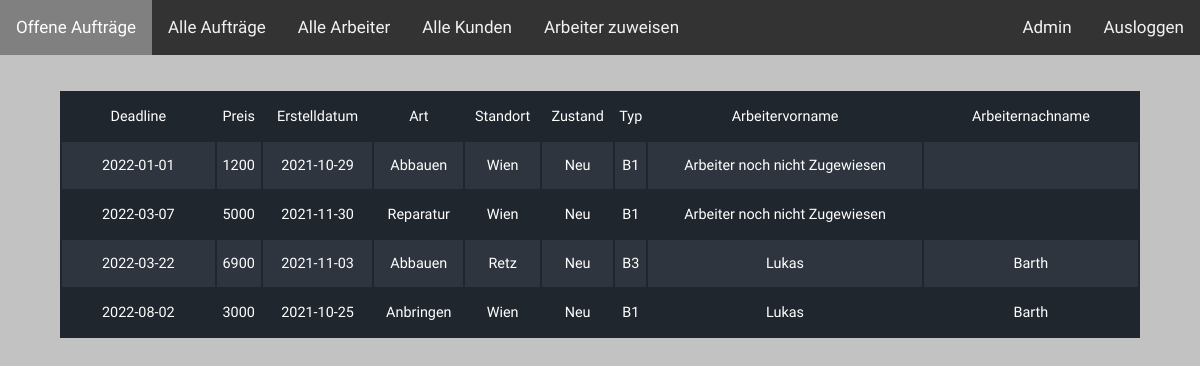
Page /pages/admin_pages/admin.php (signed in) on the committed database.
### tables this page shows
create table Auftrag(
ID int NOT NULL AUTO_INCREMENT,
Preis int NOT NULL,
Erstelldatum DATE,
Deadline DATE NOT NULL,
Art varchar(40), 
Erledigt VARCHAR(1) NOT NULL DEFAULT 'N',
LogoID int NOT NULL,
KundeID int NOT NULL,
ArbeiterID int NOT NULL,
primary key (ID),
FOREIGN KEY (LogoID) REFERENCES Logo(ID),
FOREIGN KEY (KundeID) REFERENCES Kunde(ID),
FOREIGN KEY (ArbeiterID) REFERENCES Arbeiter(ID)
);

create table Logo(
ID int NOT NULL AUTO_INCREMENT,
Standort varchar(40) NOT NULL,
Zustand varchar(40),
Typ varchar(40) NOT NULL,
PRIMARY KEY (ID)
);

create table Arbeiter(
ID int NOT NULL AUTO_INCREMENT,
Vorname varchar(40) NOT NULL,
Nachname varchar(40) NOT NULL,
Telefonnummer varchar(30),
Email varchar(40) NOT NULL,
Passwort varchar(40) NOT NULL,
PRIMARY KEY (ID)
);

### php_functions/session.php (called while the page is built, shortened)
<?php
include "connect.php";
$email_check = $_SESSION["Email"];
$pass_check = $_SESSION["Passwort"];
$mode_check = $_SESSION["Mode"];
if (!($_SESSION["Email"] === "admin@mail.com" && $_SESSION["Passwort"] === "1234")) {
    if ($mode_check === "Arbeiter") {
        $sql = "SELECT * FROM arbeiter WHERE Email='$email_check' AND Passwort='$pass_check'";
    } else {
        $sql = "SELECT * FROM kunde WHERE Email='$email_check' AND Passwort='$pass_check'";
    }
    $result = mysqli_query($conn, $sql);
    if (mysqli_num_rows($result) === 1) {
        $row = mysqli_fetch_assoc($result);
        if (
            $row["Email"] === $email_check &&
            $row["Passwort"] === $pass_check
        ) {
            $login_session = $row["Vorname"] . " " . $row["Nachname"];
        } else {
            header("location: ../pages/index.php");
            die();
        }
    } else {
        header("location: ../pages/index.php");
        die();
    }
}
else
{
    $login_session = "Admin";
}
?>

### php_functions/display_data.php (the view, shortened to what this page needs)
<?php
function display_data($data) {
    $output = "<table class='data_table'>";
    foreach($data as $column => $var) {
        $output .= '<tr>';
        if($column===0) {
            foreach($var as $row => $val) {
                $output .= "<td>" . $row . '</td>';
            }
            $output .= '</tr>';
        }
        foreach($var as $val) {
            $output .= '<td>' . $val . '</td>';
        }
        $output .= '</tr>';
    }
    $output .= '</table>';
    echo $output;
}

### pages/admin_pages/admin.php (shortened to what this page needs)
<?php
include "../../php_functions/session.php";
include "../../php_functions/connect.php";
include "../../php_functions/display_data.php";
?>
<html lang="en">
<head>
    <link rel="stylesheet" href="../../css_files/overview.css">
</head>
<body>
<div class="topnav">
    <a class="active" href="admin.php">Offene Aufträge</a>
    <a  href="alle_auftraege.php">Alle Aufträge</a>
    <a  href="alle_arbeiter.php">Alle Arbeiter</a>
    <a  href="alle_kunden.php">Alle Kunden</a>
    <a href="arbeiter_zuweisen.php">Arbeiter zuweisen</a>
    <a class="logout" href = "../../php_functions/logout.php">Ausloggen</a>
    <a class="name" ><?php echo $login_session?></a>
</div>
<?php
$query = "select Deadline,Preis,Erstelldatum,Art,Standort,Zustand,Typ,Vorname as 'Arbeitervorname',Nachname as 'Arbeiternachname' from auftrag join logo on logo.id = auftrag.logoid join arbeiter on arbeiter.ID = auftrag.ArbeiterID where erledigt = 'N' order by Deadline;";
$result = mysqli_query($conn, $query);
display_data($result);
?>
</body>
</html>

### css_files/overview.css (style rules this page uses)
* { box-sizing: border-box; margin: 0; padding: 0; font-family: Raleway, sans-serif; }
html { font-size: 62.5%; }
body { font-family: 'Roboto', 'Helvetica Neue', Helvetica, Arial, sans-serif; font-size: 1.6rem; line-height: 1.6; -webkit-font-smoothing: antialiased; -moz-osx-font-smoothing: grayscale; background-color: rgba(169, 169, 169, 0.7); }
table { margin-left: auto; margin-right: auto; width: 90%; min-width: 300px; margin-bottom: 2.4rem; background-color: #20262e; color: #fff; overflow: hidden; }
table tr:nth-child(even) { background-color: rgb(46, 53, 62); }
table td { display: block; font-size: 90%; }
table td:first-child { padding-top: 1rem; }
table td:last-child { padding-bottom: 1rem; }
table td:before { content: attr(data-th) ':\00a0'; font-weight: bold; min-width: 8rem; display: inline-block; }
@media (min-width: 600px) { table td:before { display: none; } }
@media (min-width: 600px) { table td { display: table-cell; text-align: center; } }
@media (min-width: 600px) { table td:first-child, table td:last-child { padding: 1.5rem 2rem; } }
.topnav { background-color: #333; overflow: hidden; }
.topnav a { float: left; color: #f2f2f2; text-align: center; padding: 14px 16px; text-decoration: none; font-size: 17px; }
.topnav a.active { background-color: grey; color: white; }
a.logout { float: right; color: #f2f2f2; text-align: center; padding: 14px 16px; text-decoration: none; font-size: 17px; }
a.name { color: whitesmoke; float: right; text-align: center; padding: 14px 16px; text-decoration: none; font-size: 17px; }
.data_table { margin-top: 3%; }

### rows in the picture
auftrag: row "Deadline", row "Preis", row "Erstelldatum", row "Art", row "Standort", row "Zustand", row "Typ", row "Arbeitervorname", row "Arbeiternachname", Deadline "2022-01-01", Preis "1200", Erstelldatum "2021-10-29", Art "Abbauen", LogoID.Standort "Wien", LogoID.Zustand "Neu", LogoID.Typ "B1", ArbeiterID.Vorname "Arbeiter noch nicht Zugewiesen"
auftrag: Deadline "2022-03-07", Preis "5000", Erstelldatum "2021-11-30", Art "Reparatur", LogoID.Standort "Wien", LogoID.Zustand "Neu", LogoID.Typ "B1", ArbeiterID.Vorname "Arbeiter noch nicht Zugewiesen"
auftrag: Deadline "2022-03-22", Preis "6900", Erstelldatum "2021-11-03", Art "Abbauen", LogoID.Standort "Retz", LogoID.Zustand "Neu", LogoID.Typ "B3", ArbeiterID.Vorname "Lukas", ArbeiterID.Nachname "Barth"
auftrag: Deadline "2022-08-02", Preis "3000", Erstelldatum "2021-10-25", Art "Anbringen", LogoID.Standort "Wien", LogoID.Zustand "Neu", LogoID.Typ "B1", ArbeiterID.Vorname "Lukas", ArbeiterID.Nachname "Barth"

### other values in the picture
$login_session "Admin"
